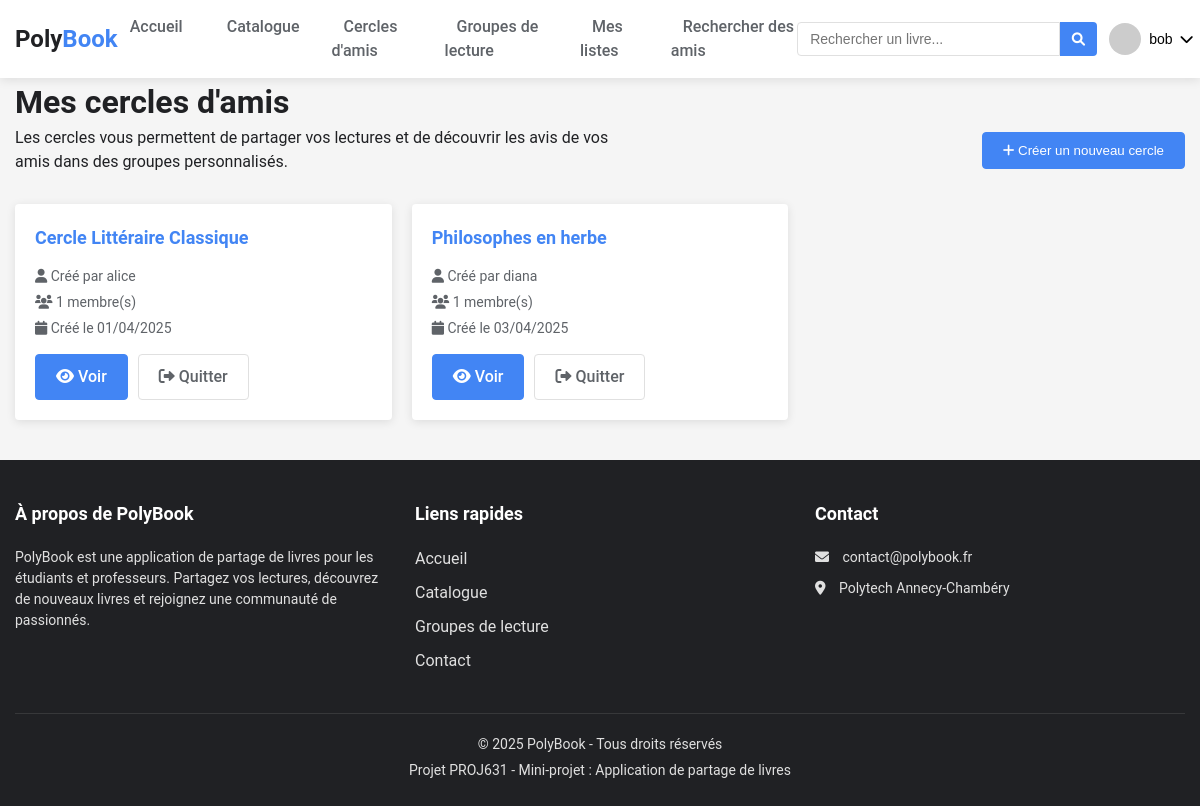
/website/cercles.php (signed in), run on the app's committed database.
### tables this page shows
CREATE TABLE circle (
    id INT PRIMARY KEY AUTO_INCREMENT,
    created_at DATE,
    name TEXT,
    owner_user_id INT
);

CREATE TABLE user (
    id INT PRIMARY KEY AUTO_INCREMENT,
    created_at DATE,
    username TEXT,
    email TEXT,
    password TEXT,
    role TEXT,
    grade_id INT,
    resume_id INT
);

### website/connexion.php (called while the page is built, shortened)
<?php
function securiser($donnee) {
    return htmlspecialchars($donnee, ENT_QUOTES, 'UTF-8');
}
?>

### website/cercles.php (the view, shortened to what this page needs)
<!DOCTYPE html>
<html lang="fr">
<head>
    <link rel="stylesheet" href="styles.css">
    <link rel="stylesheet" href="https://cdnjs.cloudflare.com/ajax/libs/font-awesome/6.0.0/css/all.min.css">
</head>
<body>
    <?php
    require_once 'connexion.php';
    include 'header.php';
    $user_id = $_SESSION['user_id'];
    $circles_sql = "SELECT c.*, u.username as owner_name, COUNT(cm.id) as member_count
                   FROM circle c
                   JOIN circle_member cm ON c.id = cm.circle_id
                   JOIN user u ON c.owner_user_id = u.id
                   WHERE cm.user_id = $user_id
                   GROUP BY c.id";
    $circles_result = $conn->query($circles_sql);
    ?>
    <main class="container">
        <h1>Mes cercles d'amis</h1>
        <div class="circles-header">
            <p class="intro">
                Les cercles vous permettent de partager vos lectures et de découvrir les avis de vos amis dans des groupes personnalisés.
            </p>
            <button id="create-circle-btn" class="btn primary">
                <i class="fas fa-plus"></i> Créer un nouveau cercle
            </button>
        </div>
        <?php if ($circles_result->num_rows > 0): ?>
            <div class="circles-grid">
                <?php while ($circle = $circles_result->fetch_assoc()): ?>
                    <div class="circle-card">
                        <div class="circle-header">
                            <h3><a href="cercle.php?id=<?php echo $circle['id']; ?>"><?php echo securiser($circle['name']); ?></a></h3>
                        </div>
                        <div class="circle-info">
                            <p><i class="fas fa-user"></i> Créé par <?php echo securiser($circle['owner_name']); ?></p>
                            <p><i class="fas fa-users"></i> <?php echo $circle['member_count']; ?> membre(s)</p>
                            <p><i class="fas fa-calendar"></i> Créé le <?php echo date('d/m/Y', strtotime($circle['created_at'])); ?></p>
                        </div>
                        <div class="circle-actions">
                            <a href="cercle.php?id=<?php echo $circle['id']; ?>" class="btn primary">
                                <i class="fas fa-eye"></i> Voir
                            </a>
                            <?php if ($circle['owner_user_id'] == $user_id): ?>
                                <a href="gerer_cercle.php?id=<?php echo $circle['id']; ?>" class="btn secondary">
                                    <i class="fas fa-cog"></i> Gérer
                                </a>
                            <?php else: ?>
                                <a href="quitter_cercle.php?id=<?php echo $circle['id']; ?>" class="btn secondary"
                                   onclick="return confirm('Êtes-vous sûr de vouloir quitter ce cercle ?');">
                                    <i class="fas fa-sign-out-alt"></i> Quitter
                                </a>
                            <?php endif; ?>
                        </div>
                    </div>
                <?php endwhile; ?>
            </div>
        <?php endif; ?>
    </main>
    <?php include 'footer.php'; ?>
</body>
</html>

### website/styles.css (style rules this page uses)
:root { --primary-color: #4285f4; --primary-dark: #3367d6; --secondary-color: #5f6368; --accent-color: #fbbc05; --success-color: #34a853; --error-color: #ea4335; --info-color: #4285f4; --warning-color: #fbbc05; --light-gray: #f5f5f5; --medium-gray: #e0e0e0; --dark-gray: #5f6368; --white: #ffffff; --black: #202124; --border-radius: 4px; --box-shadow: 0 2px 10px rgba(0, 0, 0, 0.1); --transition: all 0.3s ease; --font-family: 'Roboto', 'Segoe UI', Arial, sans-serif; }
* { margin: 0; padding: 0; box-sizing: border-box; }
body { font-family: var(--font-family); font-size: 16px; line-height: 1.5; color: var(--black); background-color: var(--light-gray); }
a { text-decoration: none; color: var(--primary-color); transition: var(--transition); }
.container { max-width: 1200px; margin: 0 auto; padding: 0 15px; }
.btn { display: inline-block; padding: 10px 20px; border-radius: var(--border-radius); font-weight: 500; cursor: pointer; transition: var(--transition); text-align: center; }
.btn.primary { background-color: var(--primary-color); color: var(--white); border: 1px solid var(--primary-color); }
.btn.secondary { background-color: var(--white); color: var(--dark-gray); border: 1px solid var(--medium-gray); }
.groups-grid, .circles-grid { display: grid; grid-template-columns: repeat(auto-fill, minmax(300px, 1fr)); gap: 20px; margin-bottom: 20px; }
.group-card, .circle-card { background-color: var(--white); border-radius: var(--border-radius); box-shadow: var(--box-shadow); padding: 20px; transition: var(--transition); }
.group-header, .circle-header { display: flex; justify-content: space-between; align-items: center; margin-bottom: 15px; }
.group-header h3, .circle-header h3 { font-size: 18px; }
.group-info, .circle-info { margin-bottom: 15px; }
.group-info p, .circle-info p { font-size: 14px; color: var(--dark-gray); margin-bottom: 5px; }
.group-actions, .circle-actions { display: flex; gap: 10px; }
.circles-header { display: flex; justify-content: space-between; align-items: center; margin-bottom: 30px; }
.intro { max-width: 600px; }

### data on the page
circle: name "Cercle Littéraire Classique", user.username "alice", member_count "1", created_at "01/04/2025"
circle: name "Philosophes en herbe", user.username "diana", member_count "1", created_at "03/04/2025"

### other printed values
securiser($_SESSION['username']) "bob"
